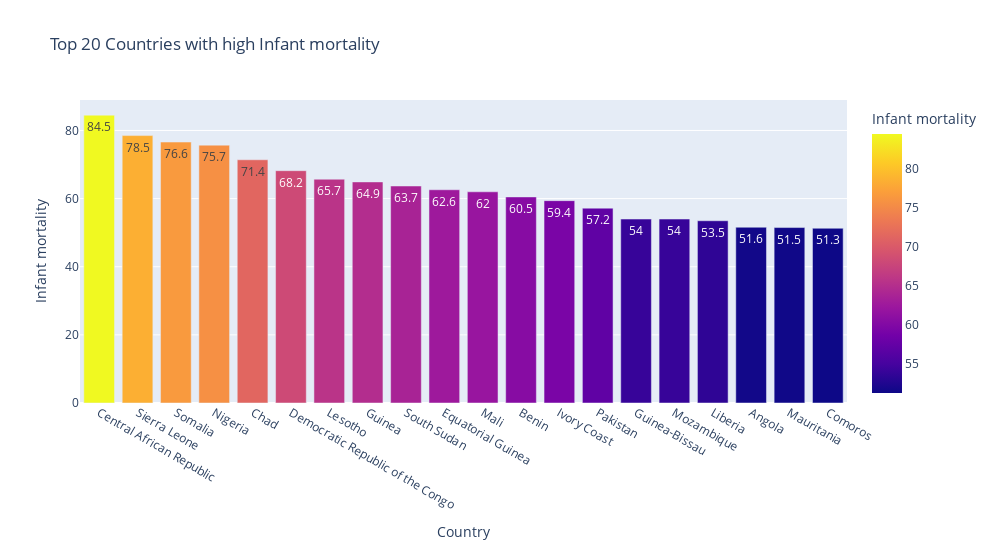

Notebook source saved alongside this figure:
### Code cell
fig=px.bar(df.nlargest(20,'Infant mortality')[['Country','Infant mortality']],x='Country',y='Infant mortality',color='Infant mortality',text='Infant mortality',title='Top 20 Countries with high Infant mortality')
fig.update_layout(width=1000,height=550)
fig.show()

### Figure 1 — Plotly figure (JSON) as saved in the notebook; plotly's stock layout.template omitted (floating-point values rounded to 4 significant figures)
{"data": [{"alignmentgroup": "True", "hovertemplate": "Country=%{x}<br>Infant mortality=%{marker.color}<extra></extra>", "legendgroup": "", "marker": {"color": [84.5, 78.5, 76.6, 75.7, 71.4, 68.2, 65.7, 64.9, 63.7, 62.6, 62, 60.5, 59.4, 57.2, 54, 54, 53.5, 51.6, 51.5, 51.3], "coloraxis": "coloraxis", "pattern": {"shape": ""}}, "name": "", "offsetgroup": "", "orientation": "v", "showlegend": false, "text": [84.5, 78.5, 76.6, 75.7, 71.4, 68.2, 65.7, 64.9, 63.7, 62.6, 62, 60.5, 59.4, 57.2, 54, 54, 53.5, 51.6, 51.5, 51.3], "textposition": "auto", "type": "bar", "x": ["Central African Republic", "Sierra Leone", "Somalia", "Nigeria", "Chad", "Democratic Republic of the Congo", "Lesotho", "Guinea", "South Sudan", "Equatorial Guinea", "Mali", "Benin", "Ivory Coast", "Pakistan", "Guinea-Bissau", "Mozambique", "Liberia", "Angola", "Mauritania", "Comoros"], "xaxis": "x", "y": [84.5, 78.5, 76.6, 75.7, 71.4, 68.2, 65.7, 64.9, 63.7, 62.6, 62, 60.5, 59.4, 57.2, 54, 54, 53.5, 51.6, 51.5, 51.3], "yaxis": "y"}], "layout": {"barmode": "relative", "coloraxis": {"colorbar": {"title": {"text": "Infant mortality"}}, "colorscale": [[0, "#0d0887"], [0.1111, "#46039f"], [0.2222, "#7201a8"], [0.3333, "#9c179e"], [0.4444, "#bd3786"], [0.5556, "#d8576b"], [0.6667, "#ed7953"], [0.7778, "#fb9f3a"], [0.8889, "#fdca26"], [1, "#f0f921"]]}, "height": 550, "legend": {"tracegroupgap": 0}, "title": {"text": "Top 20 Countries with high Infant mortality"}, "width": 1000, "xaxis": {"anchor": "y", "autorange": true, "domain": [0, 1], "range": [-0.5, 19.5], "title": {"text": "Country"}, "type": "category"}, "yaxis": {"anchor": "x", "autorange": true, "domain": [0, 1], "range": [0, 88.95], "title": {"text": "Infant mortality"}, "type": "linear"}}}
